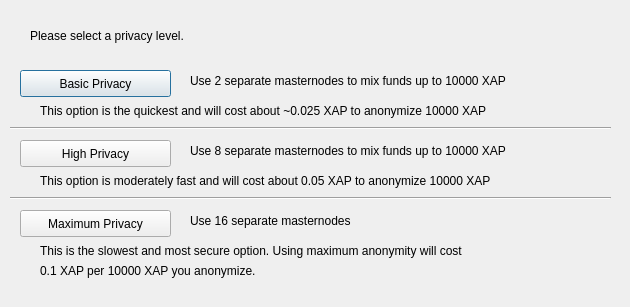
<?xml version="1.0" encoding="UTF-8"?>
<ui version="4.0">
 <class>ObfuscationConfig</class>
 <widget class="QDialog" name="ObfuscationConfig">
  <property name="geometry">
   <rect>
    <x>0</x>
    <y>0</y>
    <width>630</width>
    <height>307</height>
   </rect>
  </property>
  <property name="windowTitle">
   <string>Configure Obfuscation</string>
  </property>
  <widget class="QPushButton" name="buttonBasic">
   <property name="geometry">
    <rect>
     <x>20</x>
     <y>70</y>
     <width>151</width>
     <height>27</height>
    </rect>
   </property>
   <property name="text">
    <string>Basic Privacy</string>
   </property>
  </widget>
  <widget class="QPushButton" name="buttonHigh">
   <property name="geometry">
    <rect>
     <x>20</x>
     <y>140</y>
     <width>151</width>
     <height>27</height>
    </rect>
   </property>
   <property name="text">
    <string>High Privacy</string>
   </property>
  </widget>
  <widget class="QPushButton" name="buttonMax">
   <property name="geometry">
    <rect>
     <x>20</x>
     <y>210</y>
     <width>151</width>
     <height>27</height>
    </rect>
   </property>
   <property name="text">
    <string>Maximum Privacy</string>
   </property>
  </widget>
  <widget class="QLabel" name="label">
   <property name="geometry">
    <rect>
     <x>30</x>
     <y>20</y>
     <width>571</width>
     <height>31</height>
    </rect>
   </property>
   <property name="text">
    <string>Please select a privacy level.</string>
   </property>
  </widget>
  <widget class="QLabel" name="label_2">
   <property name="geometry">
    <rect>
     <x>190</x>
     <y>70</y>
     <width>421</width>
     <height>21</height>
    </rect>
   </property>
   <property name="text">
    <string>Use 2 separate masternodes to mix funds up to 10000 XAP</string>
   </property>
  </widget>
  <widget class="QLabel" name="label_3">
   <property name="geometry">
    <rect>
     <x>190</x>
     <y>140</y>
     <width>411</width>
     <height>21</height>
    </rect>
   </property>
   <property name="text">
    <string>Use 8 separate masternodes to mix funds up to 10000 XAP</string>
   </property>
  </widget>
  <widget class="QLabel" name="label_4">
   <property name="geometry">
    <rect>
     <x>190</x>
     <y>210</y>
     <width>421</width>
     <height>21</height>
    </rect>
   </property>
   <property name="text">
    <string>Use 16 separate masternodes</string>
   </property>
  </widget>
  <widget class="QLabel" name="label_6">
   <property name="geometry">
    <rect>
     <x>40</x>
     <y>100</y>
     <width>561</width>
     <height>21</height>
    </rect>
   </property>
   <property name="text">
    <string>This option is the quickest and will cost about ~0.025 XAP to anonymize 10000 XAP</string>
   </property>
  </widget>
  <widget class="QLabel" name="label_7">
   <property name="geometry">
    <rect>
     <x>40</x>
     <y>170</y>
     <width>561</width>
     <height>21</height>
    </rect>
   </property>
   <property name="text">
    <string>This option is moderately fast and will cost about 0.05 XAP to anonymize 10000 XAP</string>
   </property>
  </widget>
  <widget class="QLabel" name="label_8">
   <property name="geometry">
    <rect>
     <x>40</x>
     <y>240</y>
     <width>561</width>
     <height>21</height>
    </rect>
   </property>
   <property name="text">
    <string>This is the slowest and most secure option. Using maximum anonymity will cost</string>
   </property>
  </widget>
  <widget class="QLabel" name="label_9">
   <property name="geometry">
    <rect>
     <x>40</x>
     <y>260</y>
     <width>561</width>
     <height>21</height>
    </rect>
   </property>
   <property name="text">
    <string>0.1 XAP per 10000 XAP you anonymize.</string>
   </property>
  </widget>
  <widget class="Line" name="line">
   <property name="geometry">
    <rect>
     <x>10</x>
     <y>120</y>
     <width>601</width>
     <height>16</height>
    </rect>
   </property>
   <property name="orientation">
    <enum>Qt::Horizontal</enum>
   </property>
  </widget>
  <widget class="Line" name="line_2">
   <property name="geometry">
    <rect>
     <x>10</x>
     <y>190</y>
     <width>601</width>
     <height>16</height>
    </rect>
   </property>
   <property name="orientation">
    <enum>Qt::Horizontal</enum>
   </property>
  </widget>
 </widget>
 <resources/>
 <connections/>
</ui>
